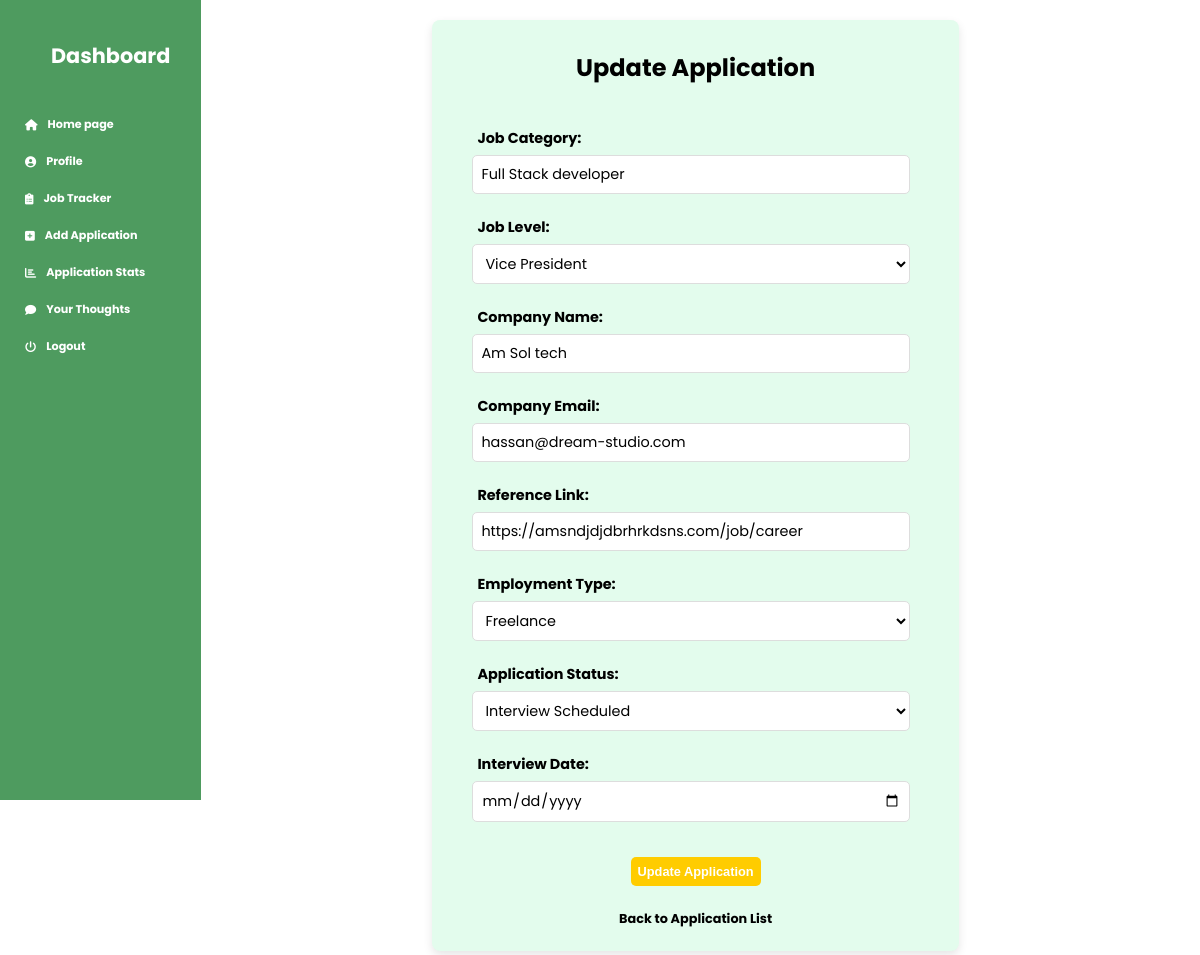
The app's page /jobs/update/45/ (signed in) with its own data.
### tracker/models.py (models this page shows, shortened)
class Add_Job(models.Model):
    JOB_LEVEL_CHOICES = [
        ('intern', 'Intern'),
        ('junior', 'Junior'),
        ('mid', 'Mid-Level'),
        ('senior', 'Senior'),
        ('lead', 'Lead'),
        ('manager', 'Manager'),
        ('director', 'Director'),
        ('vp', 'Vice President'),
        ('c_level', 'C-Level'),
    ]
    EMPLOYMENT_TYPE_CHOICES = [
        ('full_time', 'Full-Time'),
        ('part_time', 'Part-Time'),
        ('contract', 'Contract'),
        ('temporary', 'Temporary'),
        ('internship', 'Internship'),
        ('freelance', 'Freelance'),
        ('remote', 'Remote'),
        ('hybrid', 'Hybrid'),
        ('apprenticeship', 'Apprenticeship'),
    ]
    APPLICATION_STATUS_CHOICES = [
        ('pending', 'Pending'),
        ('applied', 'Applied'),
        ('interview', 'Interview Scheduled'),
        ('selected', 'Selected'),
        ('rejected', 'Rejected'),
        ('offer_accepted', 'Offer Accepted'),
        ('offer_declined', 'Offer Declined'),
    ]
    user = models.ForeignKey(User, on_delete=models.CASCADE)
    job_category = models.CharField(max_length=100)
    job_level = models.CharField(max_length=100, choices=JOB_LEVEL_CHOICES)
    company_name = models.CharField(max_length=100)
    company_email = models.EmailField(max_length=150, null=True, blank=True)  # Company Email New Fielded Added
    reference_link = models.URLField(max_length=200)
    employment_type = models.CharField(max_length=100, choices=EMPLOYMENT_TYPE_CHOICES)
    application_status = models.CharField(max_length=20, choices=APPLICATION_STATUS_CHOICES, default='pending')  # Default status is pending
    interview_date = models.DateField(null=True, blank=True)  # Allows null values if no date is set

### tracker/views.py (the view, shortened to what this page needs)
# urls.py: path('jobs/update/<int:job_id>/', job_create_or_update, name='job_create_or_update'),
@login_required
def job_create_or_update(request, job_id=None):
    if job_id:
        job = get_object_or_404(Add_Job, id=job_id, user=request.user)
        form = JobForm(request.POST or None, instance=job)
        action = 'Update'
    else:
        job = None
        form = JobForm(request.POST or None)
        action = 'Add'
    return render(request, 'job_form.html', {'form': form, 'job': job, 'action': action})

### tracker/forms.py
class JobForm(forms.ModelForm):
    class Meta:
        model = Add_Job
        fields = ['job_category', 'job_level', 'company_name', 'company_email', 'reference_link', 'employment_type', 'application_status', 'interview_date']
        widgets = {
            'job_category': forms.TextInput({
                    'class': 'my-input',
                }),
            'job_level': forms.Select(attrs={
                'class': 'my-input',
            }),
            'company_name': forms.TextInput(attrs={
                'class': 'my-input',
            }),
            'company_email': forms.EmailInput(attrs={
                'class': 'my-input',
            }),
            'reference_link': forms.URLInput(attrs={
                'class': 'my-input',
            }),
            'employment_type': forms.Select(attrs={
                'class': 'my-input',
            }),
            'application_status': forms.Select(attrs={
                'class': 'my-input',
            }),
            'interview_date': forms.DateInput(attrs={
                'class': 'my-input',
            }),
        }

### templates/job_form.html (shortened to what this page needs)
{% load static %}
<!DOCTYPE html>
<html lang="en">
<head>
    <link rel="stylesheet" href="https://cdnjs.cloudflare.com/ajax/libs/font-awesome/6.0.0-beta3/css/all.min.css">
    <link rel="stylesheet" href="https://cdnjs.cloudflare.com/ajax/libs/font-awesome/4.7.0/css/font-awesome.min.css">
    <head>
    </head>
</head>
<body>
    <div class="sidebar" id="sidebar" style="padding-left: 20px; margin-right: 15px !important;">
        <h2>Dashboard</h2>
        <a class="abc" href="{% url 'default' %}"><i class="fas fa-home" style="padding-right: 10px;"></i>Home page</a>
        <a class="abc" href="{% url 'job_profile' %}"><i class="fas fa-user-circle"  style="padding-right: 10px"></i>Profile</a>
        <a class="abc" href="{% url 'job_list' %}"> <i class="fas fa-clipboard-list" style="padding-right: 10px;"></i> Job Tracker</a>
        <a class="abc" href="{% url 'job_create_or_update' %}"> <i class="fas fa-plus-square" style="padding-right: 10px;"></i> Add Application</a>
        <a class="abc" href="{% url 'simple_analytics' %}"> <i class="fas fa-chart-bar" style="padding-right: 10px;"></i>Application Stats</a>
        <a class="abc" href="{% url 'feedback' %}"> <i class="fas fa-comment" style="padding-right: 10px;"></i>Your Thoughts</a>
        <a class="abc" href="{% url 'logout' %}"> <i class="fas fa-power-off" style="padding-right: 10px;"></i> Logout</a>
    </div>
    <div class="main-content">
        <form method="POST">
            <div class="form-container">
                <h1 style="text-decoration: none;">{{ action }} Application</h1>
                <div class="form-group">
                    <label for="job_category">Job Category:</label>
                    <input type="text" id="job_category" name="job_category" value="{{ form.job_category.value |default:'' }}" required>
                </div>
                <div class="form-group">
                    <label for="job_level">Job Level:</label>
                    <select id="job_level" name="job_level" required>
                        <option value="vp" {% if form.job_level.value == 'vp' %}selected{% endif %}>Vice President</option>
                    </select>
                </div>
                <div class="form-group">
                    <label for="company_name">Company Name:</label>
                    <input type="text" id="company_name" name="company_name" value="{{ form.company_name.value |default:'' }}" required>
                </div>
                <div class="form-group">
                    <label for="company_email">Company Email:</label>
                    <input type="email" id="company_email" name="company_email" value="{{ form.company_email.value |default:'' }}">
                </div>
                <div class="form-group">
                    <label for="reference_link">Reference Link:</label>
                    <input type="url" id="reference_link" name="reference_link" value="{{ form.reference_link.value |default:'' }}" required>
                </div>
                <div class="form-group">
                    <label for="employment_type">Employment Type:</label>
                    <select id="employment_type" name="employment_type" required>
                        <option value="freelance" {% if form.employment_type.value == 'freelance' %}selected{% endif %}>Freelance</option>
                    </select>
                </div>
                <div class="form-group">
                    <label for="application_status">Application Status:</label>
                    <select id="application_status" name="application_status" required>
                        <option value="interview" {% if form.application_status.value == 'interview' %}selected{% endif %}>Interview Scheduled</option>
                    </select>
                </div>
                <div class="form-group">
                    <label for="interview_date">Interview Date:</label>
                    <input type="date" id="interview_date" name="interview_date" value="{{ form.interview_date.value |default:'' }}">
                </div>
                <div class="form-buttons" style="text-align: center;">
                    <input type="submit" value="{{ action }} Application" class="btn" style="margin: 15px; padding: 5px 10px; color: #ffcc00; padding: 7px;">
                    <br>
                    <a href="{% url 'job_list' %}" class="btn_back-btn" style="text-decoration: none; font-weight: bold !important; color: black;">Back to Application List</a>
                </div>
            </div>
        </form>
    </div>
</body>
</html>

### templates/job_form.html (style rules this page uses)
h1 { text-align: center; color: #000000 !important; text-decoration: underline; margin: 10px 10px 40px; font-size: 1.5rem; }
.form-group { margin-bottom: 20px; }
label { font-family: 'Poppins', sans-serif; font-size: 0.9rem; font-weight: bold; padding: 5px; margin: 0 20px; }
.btn { border: none; border-radius: 5px; cursor: pointer; background-color: #ffcc00; color: white !important; font-weight: bold; font-size: 0.8rem; min-width: 70px; }
body { margin: 0; font-family: 'Poppins', sans-serif; background-color: #ffffff; }
.sidebar { width: 11.325rem; min-width: 180px; height: 100vh; position: fixed; left: 0; z-index: 1; background-color: #4e9b5f; font-weight: bold; }
.sidebar a { margin-left: 20px; padding: 10px; }
.sidebar h2 { font-size: 1.3rem; color: white; text-align: center; margin-bottom: 40px; margin-top: 40px; }
.sidebar a { display: flex; align-items: center; color: #fff; padding: 5px; margin: 10px 0; text-decoration: none; border-radius: 5px; font-size: 0.7rem; }
.main-content { margin-left: calc(11.325rem + 50px); padding: 20px; margin-right: 40px !important; flex-grow: 1; }
.form-container { margin: 0 181.2px; padding: 20px; background-color: #e3fced; border-radius: 10px; box-shadow: 0 4px 10px rgba(0, 0, 0, 0.1); font-family: 'Poppins', sans-serif; border-radius: 8px; }
input[type="text"], input[type="url"], input[type="date"], input[type="email"], select { font-family: 'Poppins', sans-serif; margin-top: 5px !important; width: 90%; border: 1px solid #ddd; border-radius: 5px; font-size: 0.9rem; box-sizing: border-box; padding: 8px; margin: 0 20px; background-color: white; }
.btn_back-btn { font-size: 0.8rem !important; }
.form-buttons { align-items: center; justify-content: center; font-size: 20px; }
.btn_back-btn { font-size: 14px; }

### records on screen
Add_Job: job_category "Full Stack developer", job_level "Vice President", company_name "Am Sol tech", company_email "hassan@dream-studio.com", reference_link "https://amsndjdjdbrhrkdsns.com/job/career", employment_type "Freelance", application_status "Interview Scheduled"

### other values on screen
{{ action }} "Update"
